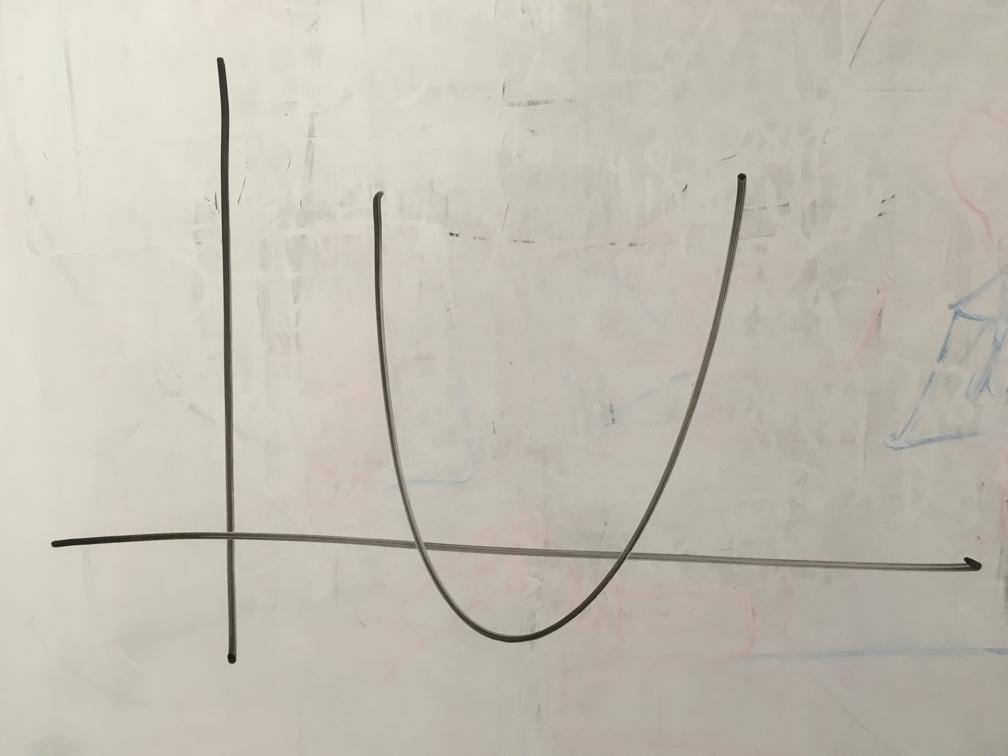
#> input picture Trab2_Vision/exemplo1.jpg, 1008 x 756 px
$ python main.py --img exemplo1.jpg
#> lines starting #> are read from the running program, lines starting #| are printed output that depends on the picture; after the words box and inside, x2 and y2 are one past the last pixel; in counts of white or black regions, pixels touching at a corner belong together; long printed decimals are rounded
### Trab2_Vision/axis.py
import cv2
import numpy as np
import math


NINETY_DEGREES = np.pi/2.0

def remove_small_components(img):
    #find all connected components (white blobs in your image)
    nb_components, output, stats, centroids = cv2.connectedComponentsWithStats(img, connectivity=8)
    #connectedComponentswithStats yields every seperated component with information on each of them, such as size
    #the following part is just taking out the background which is also considered a component, but most of the time we don't want that.
    sizes = stats[1:, -1]; nb_components = nb_components - 1

    # minimum size of particles we want to keep (number of pixels)
    #here, it's a fixed value, but you can set it as you want, eg the mean of the sizes or whatever
    min_size = 500

    # Answer image
    img2 = np.zeros((output.shape))
    #for every component in the image,  keep only if it's above min_size
    for i in range(0, nb_components):
        if sizes[i] >= min_size:
            img2[output == i + 1] = 255

    return img2

def calculate_line_intersection(line1, line2):
    xdiff = (line1[0][0] - line1[1][0], line2[0][0] - line2[1][0])
    ydiff = (line1[0][1] - line1[1][1], line2[0][1] - line2[1][1])

    def det(a, b):
        return a[0] * b[1] - a[1] * b[0]

    div = det(xdiff, ydiff)
    if div == 0:
       raise Exception('lines do not intersect')

    d = (det(*line1), det(*line2))
    x = det(d, xdiff) / div
    y = det(d, ydiff) / div
    return x, y

def translate_polar_coordinates (image, axis_lines):
    # Calulate the image larger measure (lenght or width) to fit the lines we will draw in the image
    img_max_size = max(image.shape) * 1.1

    lines_list = []
    # We iterate over the axis_lines
    for line in axis_lines:
        #We want to transform polar coordinates to "normal" coordinates
        # for rho, theta in line:
        rho = line[0]
        theta = line[1]
        cosTheta = np.cos(theta)
        sinTheta = np.sin(theta)
        x0 = cosTheta * rho
        y0 = sinTheta * rho

        #Calculate coordinates of the first point: r * cos(theta) - img_max_size * [sin(theta) or cos(theta)]
        x1 = int(x0 + img_max_size * (-sinTheta)) # ( r * cos(theta) - img_max_size * sin(theta))
        y1 = int(y0 + img_max_size * (cosTheta))  # ( r * sin(theta) + img_max_size * cos(theta))

        #Calculate coordinates of the second point
        x2 = int(x0 - img_max_size * (-sinTheta)) # ( r * cos(theta) + img_max_size * sin(theta))
        y2 = int(y0 - img_max_size * (cosTheta))  # ( r * sin(theta) - img_max_size * cos(theta))
        coordinates = {'x1':x1,'x2':x2,'y1':y1,'y2':y2}
        lines_list.append(coordinates)

    return lines_list

def process_image(image):
    #Since edge detection is susceptible to noise in the image, first step is to remove the noise in the image with a 5x5 Gaussian filter.
    blur = cv2.GaussianBlur(image,(5,5),0)

    # Convert into gray scale image (for canny edge detection is preferred gray scale images)
    gray = cv2.cvtColor(blur,cv2.COLOR_BGR2GRAY)

    # Process Edge Detection (gets the canny edge detection image)
    lower_threshold = 50
    higher_threshold = 200
    edge_map_image = cv2.Canny(gray, lower_threshold, higher_threshold, apertureSize = 3)

    #Dilate edge map to deal with eventual holes in the middle of the lines
    kernel = np.ones((5,5), np.uint8)
    dilated_image = cv2.dilate(edge_map_image, kernel, iterations=1)

    return dilated_image

def find_axis_lines(lines_list):
    axis = []
    angle_threshold = np.pi / 16

    #The "most voted" line is one of the axis
    axis.append([lines_list[0][0][0],lines_list[0][0][1]])

    #The other axis will be the first line that forms an angle of 90 with the first axis
    # Will be considered a margin of error to not be needed exactly 90 degrees
    for line in lines_list:
        for ro,theta in line:
            #We want 2 lines with an angle of 90 degrees and a margin of error of pi/16
            # We calculate the difference between the angles
            angle_difference = abs(axis[0][1] - theta)
            #Then the difference minus 90 degress (pi/2)
            normalized_angle_difference = abs(angle_difference - NINETY_DEGREES )
            #If the angle was 90 degrees, we will have 0, if is somehting less than our margin/threshold we accept it too
            if normalized_angle_difference < angle_threshold:
                axis.append([ro,theta]) # Append the other axis coordinates
                return axis

    raise Exception('Missing Axis: No perpendicular axis in image')

def slope_intercept_equation(coordinates):
    x1 = coordinates['x1']
    x2 = coordinates['x2']
    y1 = coordinates['y1']
    y2 = coordinates['y2']

    m = (y2 - y1) / (x2 - x1)
    b = -(m * x2) + y2

    return m,b

def find_perpendicular_equation(m,b,x_intersec,y_intersec):
    new_m = -(1/m)
    new_b = -(new_m * x_intersec) + y_intersec

    return new_m,new_b

def find_line_intersection(lines):
    line1_point1 = [lines[0]['x1'], lines[0]['y1']]
    line1_point2 = [lines[0]['x2'], lines[0]['y2']]
    line2_point1 = [lines[1]['x1'], lines[1]['y1']]
    line2_point2 = [lines[1]['x2'], lines[1]['y2']]
    x_intersec,y_intersec = calculate_line_intersection((line1_point1, line1_point2), (line2_point1, line2_point2))

    return x_intersec,y_intersec

def find_lines_equation(lines):
    axis_equations = []
    for line_coords in lines:
        m,b = slope_intercept_equation(line_coords)
        axis_equations.append([m,b])

    return axis_equations

def find_axis_limits(m,b):
    x1 = int(-1100)
    y1 = int(x1*m + b)

    x2 = int(1100)
    y2 = int(x2*m + b)

    return {'x1':x1,'x2':x2,'y1':y1,'y2':y2}

def adjust_axis_lines(m1,b1,m2,b2):
    adjusted_axis = []
    x_axis = find_axis_limits(m1,b1)
    y_axis = find_axis_limits(m2,b2)
    adjusted_axis.append(x_axis)
    adjusted_axis.append(y_axis)

    return adjusted_axis

def angle_between_lines(m1,b1,m2,b2):
    try:
        division = (m2 - m1) / (1 + m2*m1)
    except:
        return 0
    angle = np.arctan(division)
    return angle

def calculate_angle_direction(m,b,angle):
    #The X axis should be a horizontal straight line with a constant y
    y0 = 0 * m + b
    y1 = 1100 * m + b

    #If Y increases it's because it has positive rotation
    if y1 - y0 > 0:
        angle = angle

    #If Y decreases it's because it has negative rotation
    if y1 - y0 < 0:
        print('aqui')
        angle = -angle

    print(angle)
    return angle

def find_axis_rotation(m1,b1,m2,b2):
    m_horizontal = 0
    b_horizontal = 1

    #Angle between both lines and a horizontal straight line
    angle1 = abs(angle_between_lines(m1,b1,m_horizontal,b_horizontal))
    angle2 = abs(angle_between_lines(m2,b2,m_horizontal,b_horizontal))

    #Calculate which line is the Y axis by comparing how close their angle is to 90 degress
    angle1 = abs(angle1 - NINETY_DEGREES)
    angle2 = abs(angle2 - NINETY_DEGREES)

    #Once we know which is the Y axis, we check the direction of the rotation analising X axis
    if angle1 < angle2:
        angle_rotation = calculate_angle_direction(m2,b2,angle1)

    else:
        angle_rotation = calculate_angle_direction(m1,b1,angle2)

    return angle_rotation

def find_perpendicular_lines(axis_lines):
    #Find axis lines equations (y = mx + b)
    axis_equations = find_lines_equation(axis_lines)

    #Calulate where they intercept each other
    x_intersec,y_intersec = find_line_intersection(axis_lines)

    # Calculate the equation of a line that crosses the first axis and its orthogonal at the point where 2 axis intercept
    m,b = find_perpendicular_equation(axis_equations[0][0],axis_equations[0][1],x_intersec,y_intersec)

    #As we were considering lines as a pair of 2 points/coordinates, we want both equations again in pair of points
    adjusted_axis = adjust_axis_lines(axis_equations[0][0],axis_equations[0][1],m,b)

    # Consider also the rotation the axis in the image
    angle_rotation = find_axis_rotation(axis_equations[0][0],axis_equations[0][1],m,b)

    return adjusted_axis, angle_rotation

def find_axis(image):

    #Apply Hough Transform (returns the vector of lines) into the canny edge detection image
    accumulator_threshold = 150 # Threshold to consider a line ("votes necessaries to be considered line")
    hough_lines = cv2.HoughLines(image, 1, np.pi / 180, accumulator_threshold)

    axis_lines = find_axis_lines(hough_lines)

    axis_lines_coordinates = translate_polar_coordinates(image, axis_lines)

    adjusted_axis, angle_rotation = find_perpendicular_lines(axis_lines_coordinates)

    return adjusted_axis, angle_rotation

def draw_axis_lines(src_image, lines,processed_image):
    for line in lines:
        cv2.line(processed_image, ( line['x1'],  line['y1']), ( line['x2'],  line['y2']), (0, 0, 0), 80)
        cv2.line(src_image, ( line['x1'],  line['y1']), ( line['x2'],  line['y2']), (255, 0, 0), 2)
        pass

def find_and_draw_axis(src_image):
    processed_image = process_image(src_image)
    axis, angle_rotation = find_axis(processed_image)
    draw_axis_lines(src_image, axis, processed_image)
    processed_image = remove_small_components(processed_image)

    return src_image, processed_image, angle_rotation

### Trab2_Vision/parabola.py
import numpy as np
import cv2

np.warnings.filterwarnings('ignore')


def draw_parabola(image,equation, angle_rotation):
    for i in range(-1000,1000,1):
        x0 = i
        y0 = (equation[0] * (x0**2)) + (equation[1] * x0) + equation[2]
        x = x0 * np.cos(angle_rotation) - y0 * np.sin(angle_rotation)
        y = y0 * np.cos(angle_rotation) + x0 * np.sin(angle_rotation)

        draw_point(image,int(x),int(y))

def draw_point(image,x,y):
    center = (x,int(y))
    cv2.circle(image,center, 1, (0,0,255), 2)

def find_parabola_points(edge_map_image, angle_rotation,image):
    angle = -angle_rotation
    width = len(edge_map_image[0])
    height = len(edge_map_image)
    coordinates = []
    for i in range(width):
        for j in range(height):
            if edge_map_image[j][i] != 0:
                x0 = i
                y0 = j
                x = x0 * np.cos(angle) - y0 * np.sin(angle)
                y = y0 * np.cos(angle) + x0 * np.sin(angle)

                coordinates.append([x,y])

    return coordinates

def find_parabola_equation(points):
    coefficients = []
    values = []

    #For each pair of points we set the equation (axˆ2, bx, c = y)
    for x,y in points:
        coefficients.append([x**2, x, 1])
        values.append(y)

    #We create the A and y from Ax = y
    A = np.array(coefficients)
    y = np.array(values)

    #We solve Ax = y by least squares
    equation = np.linalg.lstsq(A,y)[0]

    return equation

def find_and_draw_parabola(image, edge_map_image,angle_rotation):
    parabola_points = find_parabola_points(edge_map_image, angle_rotation,image)
    parabola_equation = find_parabola_equation(parabola_points)
    draw_parabola(image, parabola_equation, angle_rotation)

### Trab2_Vision/main.py
from parabola import *
from axis import *

import cv2
import numpy as np
import math
import argparse

np.warnings.filterwarnings('ignore')


def detect_axis_and_parabola(image_name):
#> called with image_name = 'exemplo1.jpg'
    image = cv2.imread(image_name)
#> image is the input picture: shape (756, 1008, 3); mean B, G, R 178.3, 189.9, 194.9
    image, edge_map_image, angle_rotation = find_and_draw_axis(image)
#> in process_image, `edge_map_image = cv2.Canny(gray, lower_threshold, higher_threshold, ap..`:
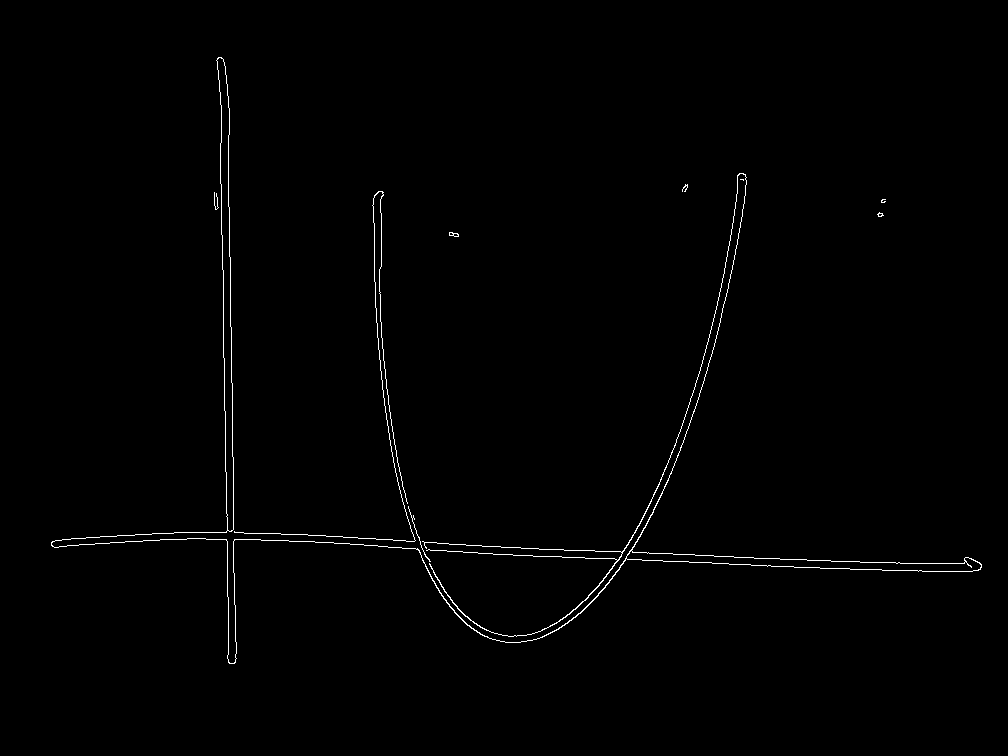
#> edge_map_image: shape (756, 1008); 0.72% white in thin lines or dots, all inside (x1, y1, x2, y2) = (51, 57, 982, 664)
#> in find_axis, `hough_lines = cv2.HoughLines(image, 1, np.pi / 180, accumulator_thresh..`: hough_lines = 176 rows, first 8: [531, 1.61], [525, 1.62], [518, 1.62], [537, 1.61], [-218, 3.12], [-225, 3.12], [511, 1.64], [545, 1.59]
#> the loop in find_axis_lines, `for line in lines_list:` made 5 passes
#> after the loop in find_axis_lines, `for line in lines_list:`: axis = [[531, 1.61], [-218, 3.12]]
#> the loop in translate_polar_coordinates, `for line in axis_lines: #We want to transform polar coordinates to "no..` made 2 passes
#> (rho, theta, cosTheta, sinTheta, x0, y0, x1, y1) on passes 1 to 2: (531, 1.61, -0.0349, 0.999, -18.53, 530.7, -1126, 491), (-218, 3.12, -1, 0.0175, 218, -3.8, 198, -1112)
#> after the loop in translate_polar_coordinates, `for line in axis_lines:`: lines_list = 2 items
#> the loop in find_lines_equation, `for line_coords in lines:` made 2 passes
#> (x1 in slope_intercept_equation, x2 in slope_intercept_equation, y1 in slope_intercept_equation, y2 in slope_intercept_equation, m, b) on passes 1 to 2: (-1126, 1089, 491, 569, 0.0352, 530.7), (198, 237, -1112, 1104, 56.82, -12362.5)
#> after the loop in find_lines_equation, `for line_coords in lines:`: axis_equations = [[0.0352, 530.7], [56.82, -12362.5]]
#> in find_line_intersection, `line1_point1 = [lines[0]['x1'], lines[0]['y1']]`: line1_point1 = [-1126, 491]
#> in find_line_intersection, `line1_point2 = [lines[0]['x2'], lines[0]['y2']]`: line1_point2 = [1089, 569]
#> in find_line_intersection, `line2_point1 = [lines[1]['x1'], lines[1]['y1']]`: line2_point1 = [198, -1112]
#> in find_line_intersection, `line2_point2 = [lines[1]['x2'], lines[1]['y2']]`: line2_point2 = [237, 1104]
#> in find_line_intersection, `x_intersec,y_intersec = calculate_line_intersection((line1_point1, lin..`: x_intersec = 227.1; y_intersec = 538.6
#> in find_perpendicular_lines, `x_intersec,y_intersec = find_line_intersection(axis_lines)`: x_intersec = 227.1; y_intersec = 538.6
#> in find_perpendicular_equation, `new_b = -(new_m * x_intersec) + y_intersec`: new_b = 6986.3
#> in find_perpendicular_lines, `m,b = find_perpendicular_equation(axis_equations[0][0],axis_equations[..`: m = -28.4; b = 6986.3
#> in adjust_axis_lines, `y_axis = find_axis_limits(m2,b2)`: y_axis = {'x1': -1100, 'x2': 1100, 'y1': 38223, 'y2': -24250}
#> in find_perpendicular_lines, `adjusted_axis = adjust_axis_lines(axis_equations[0][0],axis_equations[..`: adjusted_axis = 2 items
#> in find_axis_rotation, `angle2 = abs(angle_between_lines(m2,b2,m_horizontal,b_horizontal))`: angle2 = 1.54
#> in find_axis_rotation, `angle2 = abs(angle2 - NINETY_DEGREES)`: angle2 = 0.0352
#| 0.0352
#> in find_axis, `adjusted_axis, angle_rotation = find_perpendicular_lines(axis_lines_co..`: adjusted_axis = 2 items; angle_rotation = 0.0352
#> in find_and_draw_axis, `axis, angle_rotation = find_axis(processed_image)`: axis = 2 items; angle_rotation = 0.0352
#> the loop in draw_axis_lines, `for line in lines:` made 2 passes
#> line on passes 1 to 2: {'x1': -1100, 'x2': 1100, 'y1': 491, 'y2': 569}, {'x1': -1100, 'x2': 1100, 'y1': 38223, 'y2': -24250}
#> after the loop in draw_axis_lines, `for line in lines:`:
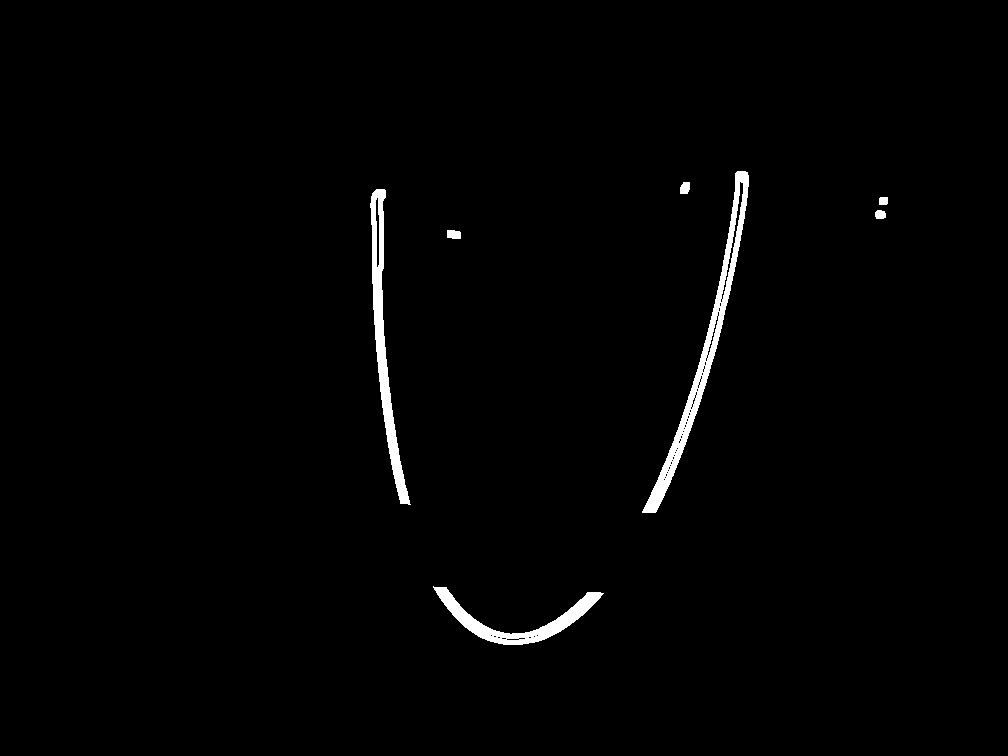
#> processed_image: shape (756, 1008); 1.3% white; 7 white regions, largest, box (x1, y1, x2, y2) and area: (642, 171, 749, 513) 4235, (370, 189, 411, 505) 3135, (433, 586, 604, 645) 2373
#> after the loop in draw_axis_lines, `for line in lines:`:
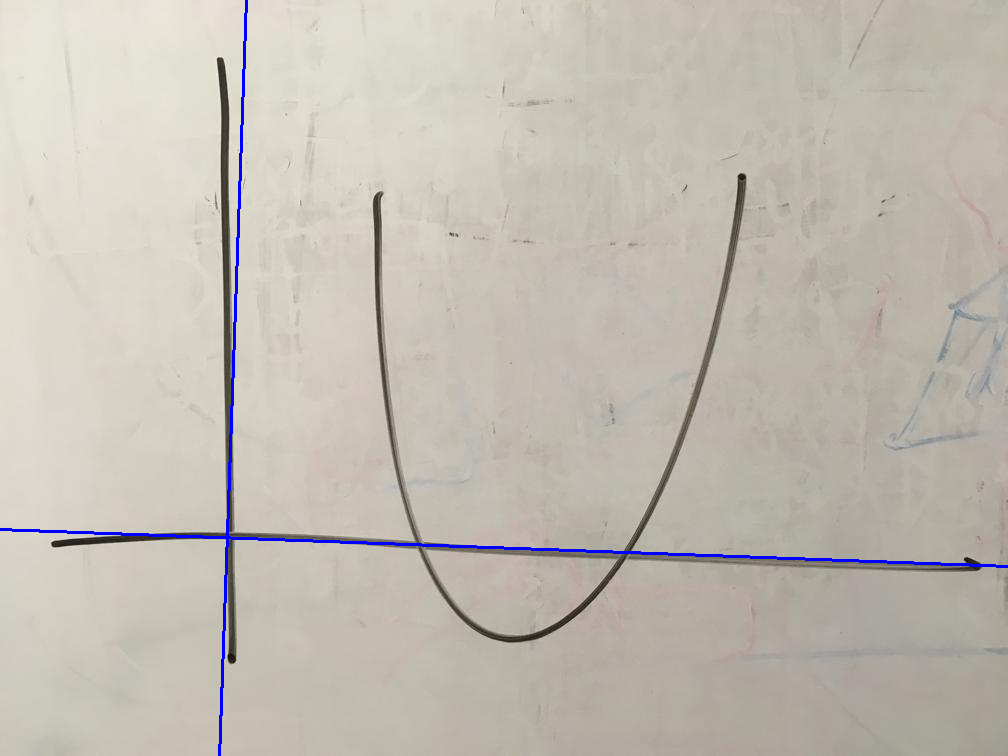
#> src_image: shape (756, 1008, 3); 0.69% of pixels changed, all inside (x1, y1, x2, y2) = (0, 0, 1008, 756)
#> in remove_small_components, `nb_components, output, stats, centroids = cv2.connectedComponentsWithS..`: nb_components = 8; stats = [[0, 0, 1008, 756, 751931], [642, 171, 107, 342, 4235], [680, 182, 10, 12, 104], [370, 189, 41, 316, 3135], [879, 197, 9, 8, 70], [875, 210, 11, 9, 86], [447, 230, 14, 9, 114], [433, 586, 171, 59, 2373]]; centroids = [[502.7, 377.1], [704.1, 348.3], [684.6, 187.6], [384, 343.5], [883, 200.5], [879.9, 214.2], [453.4, 234.1], [517, 620]]
#> in remove_small_components, `sizes = stats[1:, -1]`: sizes = [4235, 104, 3135, 70, 86, 114, 2373]
#> in remove_small_components, `nb_components = nb_components - 1`: nb_components = 7
#> angle_rotation = 0.0352
    find_and_draw_parabola(image,edge_map_image, angle_rotation)
#> in find_parabola_points, `angle = -angle_rotation`: angle = -0.0352
#> in find_parabola_points, `width = len(edge_map_image[0])`: width = 1008
#> in find_parabola_points, `height = len(edge_map_image)`: height = 756
#> after the loop in find_parabola_points, `for i in range(width):`: coordinates = 9743 pairs, first value 376.9 to 754.1, second value 144.7 to 625.9
#> in find_and_draw_parabola, `parabola_points = find_parabola_points(edge_map_image, angle_rotation,..`: parabola_points has the same summary as coordinates in find_parabola_points
#> the loop in find_parabola_equation, `for x,y in points:` made 9743 passes
#> (x, y) on passes 1 to 3: (376.9, 189.9), (377, 190.9), (377, 191.9)
#> after the loop in find_parabola_equation, `for x,y in points:`: coefficients = 9743 items, first 6: [142064.8, 376.9, 1], [142091.4, 377, 1], [142117.9, 377, 1], [142144.4, 377, 1], [142171, 377.1, 1], [142633.1, 377.7, 1]; values = 9743 values, max 625.9 at index 4170, min 144.7 at index 9631, mean 393.1
#> in find_parabola_equation, `y = np.array(values)`: y has the same summary as values
#> in find_parabola_equation, `equation = np.linalg.lstsq(A,y)[0]`: equation = [-0.0123, 13.65, -3147.9]
#> the loop in draw_parabola, `for i in range(-1000,1000,1):` made 2000 passes
#> (y0, x, y) on passes 1 to 3: (-29074, 23.81, -29091.2), (-29035.8, 23.47, -29053), (-28997.6, 23.12, -29014.8)
#> after the loop in draw_parabola, `for i in range(-1000,1000,1):`:
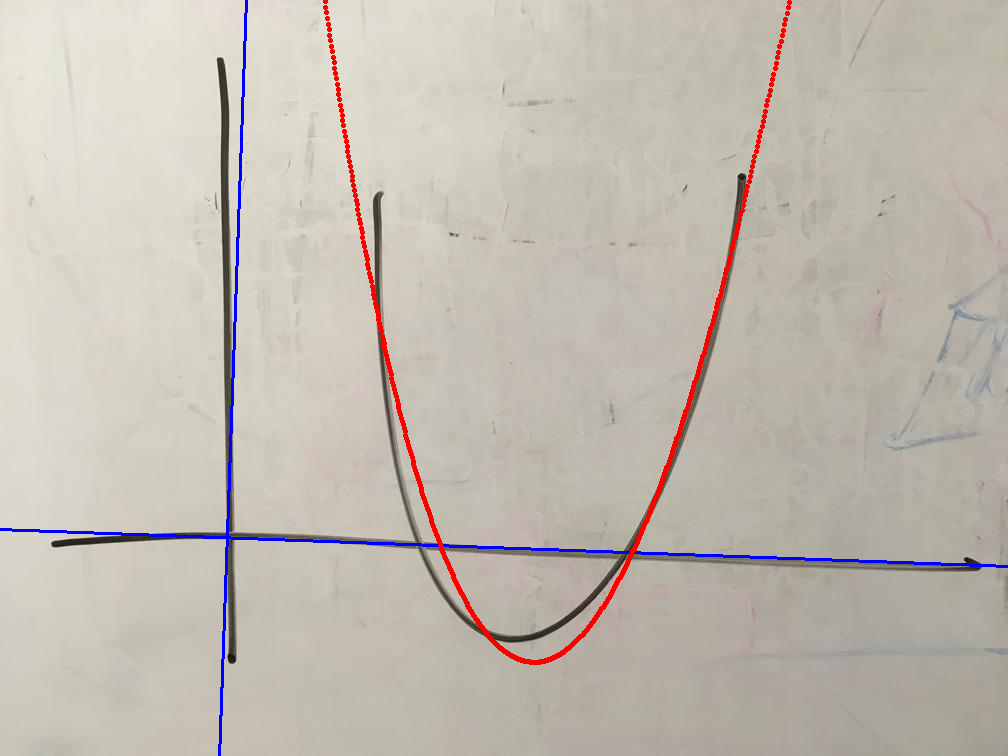
#> image: shape (756, 1008, 3); 0.86% of pixels changed, all inside (x1, y1, x2, y2) = (323, 0, 792, 665)
    cv2.imshow(image_name, image)


# main()
if __name__ == '__main__' :

    parser = argparse.ArgumentParser(description='Receive image')
    parser.add_argument('-i', '--img', required=True, type=str, help='Input image path')
    args = parser.parse_args()
    detect_axis_and_parabola(args.img)

    key = cv2.waitKey(0)
#> (key Esc is pressed here)
    if key == 27:  # wait for ESC
        print('Key ESC pressed.')
        cv2.destroyAllWindows()
